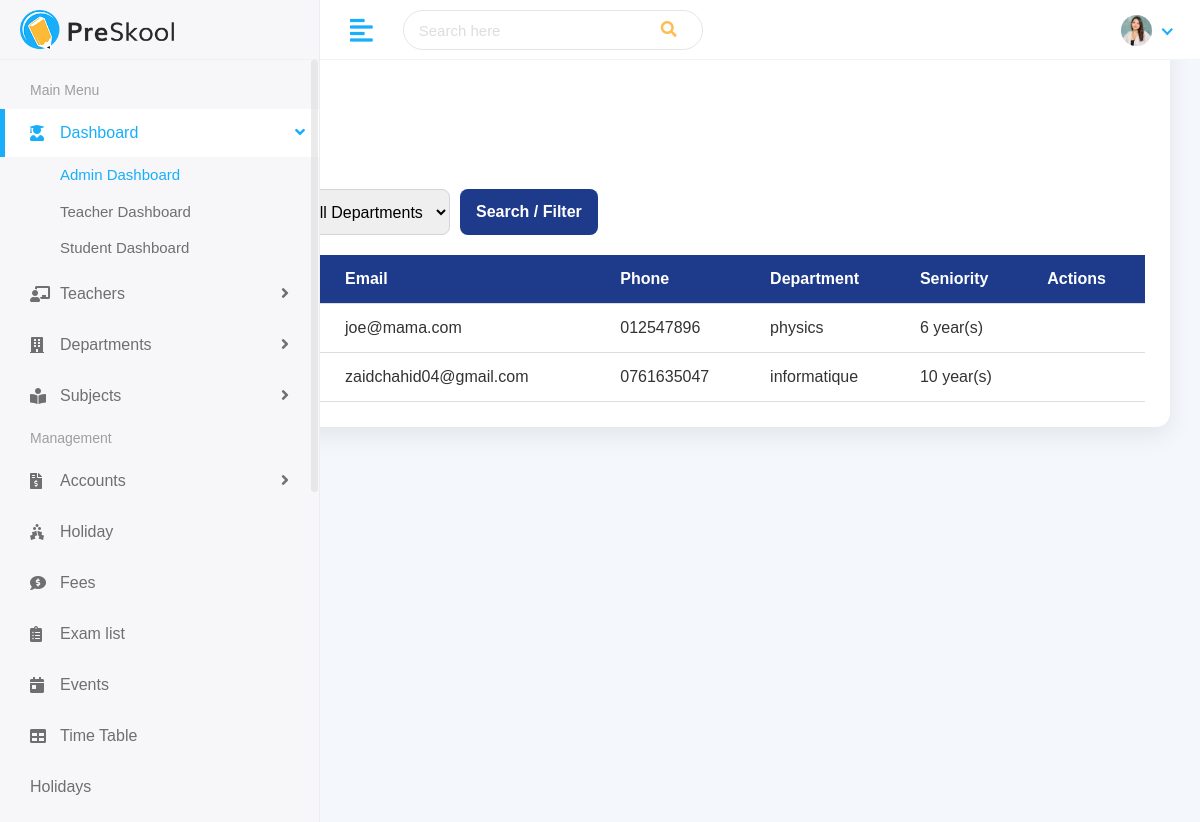
The page /teachers/ (signed in) on the database as committed earlier.
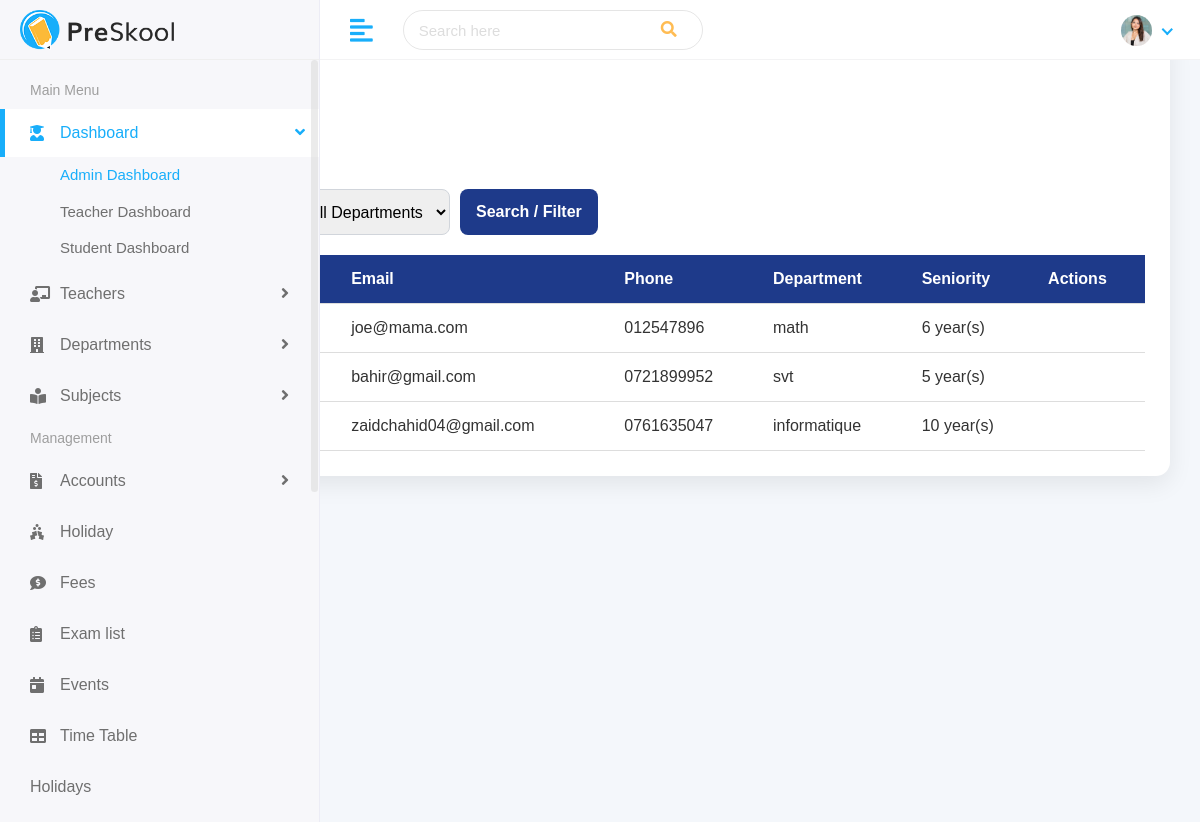
The same page on the database as committed later.
### faculty/models.py (models this page shows, shortened)
class Teacher(models.Model):
    first_name = models.CharField(max_length=100)
    last_name = models.CharField(max_length=100)
    teacher_id = models.CharField(max_length=30, unique=True, blank=True, null=True)
    email = models.EmailField(unique=True)
    phone = models.CharField(max_length=20)
    seniority = models.PositiveIntegerField(default=1)
    address = models.TextField(blank=True, null=True, default='')
    department = models.ForeignKey(
        Department,
        on_delete=models.SET_NULL,
        null=True,
        blank=True,
        related_name='teachers'
    )

class Department(models.Model):
    name = models.CharField(max_length=100, unique=True)
    description = models.TextField(blank=True, null=True, default='')

### faculty/views.py (the view, shortened to what this page needs)
# urls.py: path('teachers/', views.teacher_list, name='teacher_list'),
@login_required
def teacher_list(request):
    query = request.GET.get('q', '')
    department_id = request.GET.get('department', '')
    teachers = Teacher.objects.select_related('department').all().order_by('first_name', 'last_name')
    departments = Department.objects.all().order_by('name')
    if department_id:
        teachers = teachers.filter(department_id=department_id)
    return render(request, 'teachers/teacher-list.html', {
        'teachers': teachers,
        'departments': departments,
        'query': query,
        'selected_department': department_id,
    })

### templates/teachers/teacher-list.html (shortened to what this page needs)
{% extends 'Home/base.html' %}
{% load static %}
{% block body %}
</head>
<body>
    <div class="container">
        <h1>Teacher List</h1>
        <div class="top-actions">
            <a href="{% url 'dashboard' %}" class="btn btn-back">Back to Dashboard</a>
        </div>
        <div class="filters">
            <form method="GET" class="search-form">
                <select name="department">
                    <option value="">All Departments</option>
                </select>
                <button type="submit" class="btn btn-filter">Search / Filter</button>
            </form>
        </div>
        <table>
            <thead>
                <tr>
                    <th>Teacher ID</th>
                    <th>Name</th>
                    <th>Email</th>
                    <th>Phone</th>
                    <th>Department</th>
                    <th>Seniority</th>
                    <th>Actions</th>
                </tr>
            </thead>
            <tbody>
                {% for teacher in teachers %}
                <tr>
                    <td>{{ teacher.teacher_id }}</td>
                    <td>{{ teacher.first_name }} {{ teacher.last_name }}</td>
                    <td>{{ teacher.email }}</td>
                    <td>{{ teacher.phone }}</td>
                    <td>{% if teacher.department %}{{ teacher.department.name }}{% else %}No Department{% endif %}</td>
                    <td>{{ teacher.seniority }} year(s)</td>
                    <td>
                    </td>
                </tr>
                {% empty %}
                <tr>
                    <td colspan="7">No teachers found.</td>
                </tr>
                {% endfor %}
            </tbody>
        </table>
    </div>
{% endblock %}

Rows that differ between the two databases and show on the page:
changed Teacher "joe@mama.com": department.name "physics" → "math"
added Teacher: email "bahir@gmail.com", phone "0721899952", department.name "svt", seniority "5"
